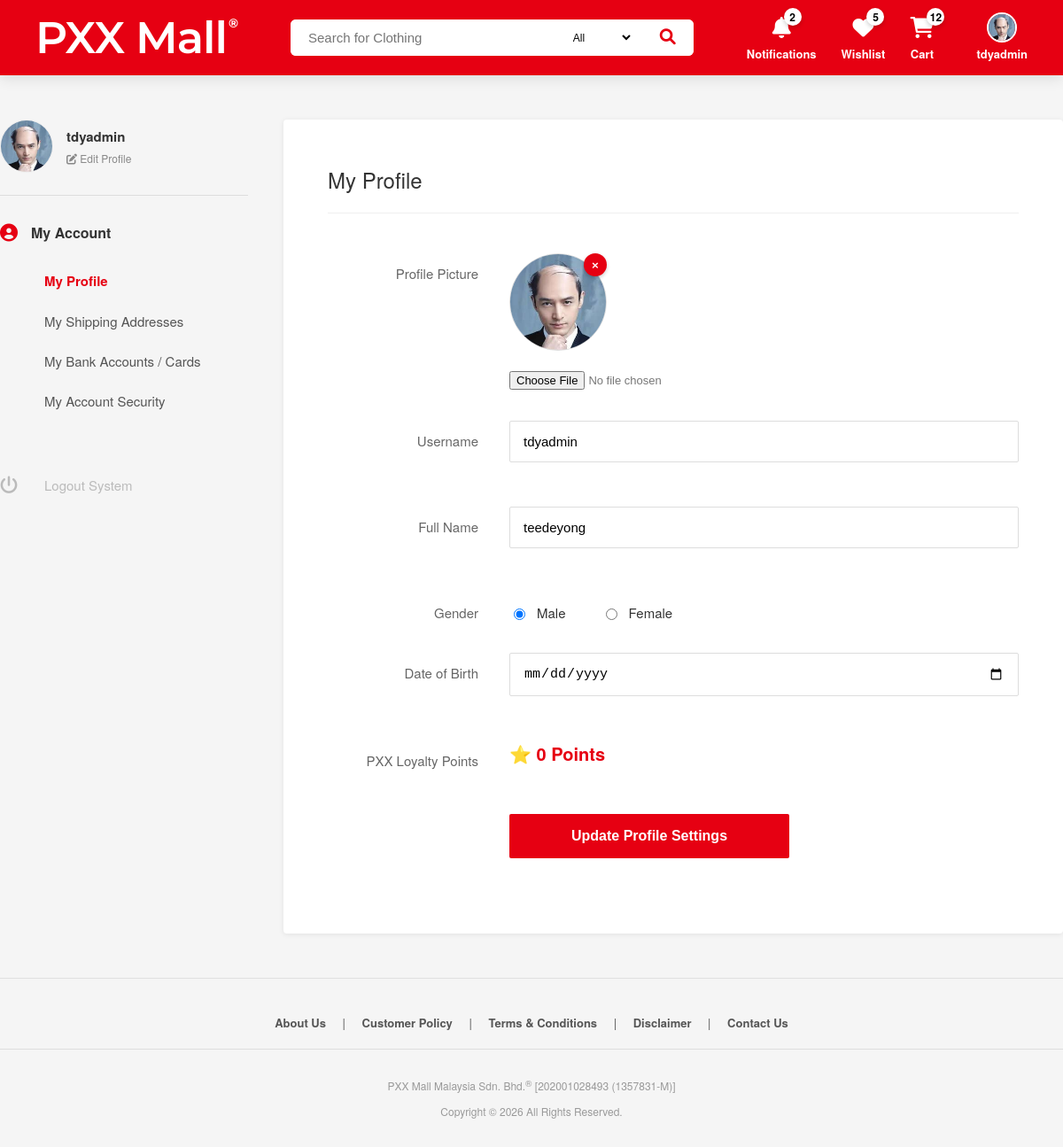
/member/profile.php (signed in), run on the app's committed database.
### tables this page shows
CREATE TABLE `users` (
  `user_id` varchar(20) NOT NULL,
  `username` varchar(50) NOT NULL,
  `real_name` varchar(100) DEFAULT NULL,
  `gender` enum('Male','Female') DEFAULT NULL,
  `birthday` date DEFAULT NULL,
  `password_hashed` varchar(255) NOT NULL,
  `phone_num` varchar(20) DEFAULT NULL,
  `email` varchar(100) DEFAULT NULL,
  `address` text DEFAULT NULL,
  `Postcode` varchar(20) NOT NULL,
  `City` varchar(50) NOT NULL,
  `State` varchar(50) NOT NULL,
  `bank_name` varchar(100) NOT NULL,
  `card_no` int(15) NOT NULL,
  `cvv_hashed` varchar(255) NOT NULL,
  `points` int(11) DEFAULT 0,
  `role` enum('Admin','S.Admin','Member') DEFAULT NULL,
  `created_at` timestamp NOT NULL DEFAULT current_timestamp(),
  `login_attempts` int(11) DEFAULT 0,
  `last_login_attempt` datetime DEFAULT NULL,
  `last_login` datetime DEFAULT NULL,
  `remember_token` varchar(100) DEFAULT NULL,
  `reset_token` varchar(100) DEFAULT NULL,
  `profile_photo` varchar(255) DEFAULT 'default.jpg',
  `status` enum('Active','Blocked') DEFAULT NULL,
  `email_code` varchar(6) DEFAULT NULL,
  `email_expiry` datetime DEFAULT NULL,
  `email_verified` int(11) DEFAULT 1,
  `email_status` enum('Verified','Unverified') NOT NULL DEFAULT 'Verified',
  `phone_status` enum('Verified','Unverified') NOT NULL DEFAULT 'Verified'
);

### member/profile.php (the view, shortened to what this page needs)
<?php
$pxx_root = dirname(__DIR__);
$pxx_head_file = $pxx_root . DIRECTORY_SEPARATOR . 'includes' . DIRECTORY_SEPARATOR . '_head.php';
$pxx_foot_file = $pxx_root . DIRECTORY_SEPARATOR . 'includes' . DIRECTORY_SEPARATOR . '_foot.php';
global $pdo;
$user_id = $_SESSION['user_id'];
$active_page = $_GET['page'] ?? 'my_profile';
$stmt_fetch = $pdo->prepare("SELECT * FROM users WHERE user_id = ?");
$stmt_fetch->execute([$user_id]);
$u = $stmt_fetch->fetch();
function d($val) {
    return htmlspecialchars($val ?? '');
}
if (file_exists($pxx_head_file)) {
    include_once $pxx_head_file;
}
?>
<div class="pxx-master-wrapper">
    <div class="pxx-sidebar-nav">
        <div class="sidebar-user-header">
            <img src="../images/<?php echo d($u['profile_photo'] ?: 'default.jpg'); ?>">
            <div class="user-meta">
                <div class="user-name-text"><?php echo d($u['username']); ?></div>
                <a href="?page=my_profile" style="font-size: 12px; color: #888; text-decoration: none; font-weight: normal; margin-top: 5px; display: block;">
                    <i class="fas fa-edit"></i> Edit Profile
                </a>
            </div>
        </div>
        <nav>
            <div class="nav-section-header">
                <i class="fas fa-user-circle"></i> My Account
            </div>
            <a href="?page=my_profile" class="nav-link-item <?php echo ($active_page=='my_profile')?'active':''; ?>">My Profile</a>
            <a href="?page=addresses" class="nav-link-item <?php echo ($active_page=='addresses')?'active':''; ?>">My Shipping Addresses</a>
            <a href="?page=bank" class="nav-link-item <?php echo ($active_page=='bank')?'active':''; ?>">My Bank Accounts / Cards</a>
            <a href="?page=security" class="nav-link-item <?php echo ($active_page=='security')?'active':''; ?>">My Account Security</a>
            <div class="logout-nav-container">
                <a href="../logout.php" class="logout-link-aligned">
                    <i class="fas fa-power-off"></i>
                    <span>Logout System</span>
                </a>
            </div>
        </nav>
    </div>
    <div class="pxx-main-dashboard">
        <?php if ($active_page == 'my_profile'): ?>
            <div class="dashboard-header">
                <h2>My Profile</h2>
            </div>
            <form action="profile.php?page=my_profile" method="POST" enctype="multipart/form-data" id="profileFormMaster">
                <div class="form-row-pxx">
                    <div class="form-label-pxx">Profile Picture</div>
                    <div class="form-content-pxx">
                        <div class="avatar-interactive-box">
                            <img src="../images/<?php echo d($u['profile_photo'] ?: 'default.jpg'); ?>" id="displayAvatarImg">
                            <?php if ($u['profile_photo'] != 'default.jpg'): ?>
                                <button type="button" class="avatar-remove-btn" onclick="triggerPhotoDelete()">×</button>
                            <?php endif; ?>
                        </div>
                        <input type="file" name="profile_photo" style="font-size: 13px; color: #777;">
                    </div>
                </div>
                <div class="form-row-pxx">
                    <div class="form-label-pxx">Username</div>
                    <div class="form-content-pxx">
                        <input type="text" name="username" class="pxx-input-large" value="<?php echo d($u['username']); ?>" placeholder="Set your account username">
                    </div>
                </div>
                <div class="form-row-pxx">
                    <div class="form-label-pxx">Full Name</div>
                    <div class="form-content-pxx">
                        <input type="text" name="real_name" class="pxx-input-large" value="<?php echo d($u['real_name']); ?>" placeholder="Enter your full legal name">
                    </div>
                </div>
                <div class="form-row-pxx">
                    <div class="form-label-pxx">Gender</div>
                    <div class="form-content-pxx">
                        <div class="gender-horizontal-wrap">
                            <label><input type="radio" name="gender" value="Male" <?php echo ($u['gender']=='Male')?'checked':''; ?>> Male</label>
                            <label><input type="radio" name="gender" value="Female" <?php echo ($u['gender']=='Female')?'checked':''; ?>> Female</label>
                        </div>
                    </div>
                </div>
                <div class="form-row-pxx">
                    <div class="form-label-pxx">Date of Birth</div>
                    <div class="form-content-pxx">
                        <input type="date" name="birthday" class="pxx-input-large" value="<?php echo d($u['birthday']); ?>">
                    </div>
                </div>
                <div class="form-row-pxx">
                    <div class="form-label-pxx">PXX Loyalty Points</div>
                    <div class="form-content-pxx">
                        <span class="points-badge">⭐ <?php echo d($u['points'] ?? 0); ?> Points</span>
                    </div>
                </div>
                <div class="form-row-pxx" style="margin-top: 50px;">
                    <div class="form-label-pxx"></div>
                    <div class="form-content-pxx">
                        <button type="submit" class="btn-save-master">Update Profile Settings</button>
                    </div>
                </div>
            </form>
        <?php endif; ?>
    </div>
</div>
<?php
if (file_exists($pxx_foot_file)) {
    include_once $pxx_foot_file;
}
?>

### includes/_head.php (shortened to what this page needs)
<?php
$isLoggedIn = false;
$username = "";
$avatar_file = "default.jpg";
$current_page_dir = basename(dirname($_SERVER['PHP_SELF']));
$is_subfolder = ($current_page_dir === 'admin' || $current_page_dir === 'member'|| $current_page_dir === 'memberProducts');
$path_prefix = $is_subfolder ? '../' : '';
if (isset($_SESSION['username']) || isset($_SESSION['user_id'])) {
    $isLoggedIn = true;
    $username = $_SESSION['username'];
    $db_file = __DIR__ . '/db.php';
    if (file_exists($db_file)) {
        if (isset($pdo)) {
            try {
                $stmt = $pdo->prepare("SELECT profile_photo FROM users WHERE username = ? LIMIT 1");
                $stmt->execute([$username]);
                $user_data = $stmt->fetch();
                if ($user_data && !empty($user_data['profile_photo'])) {
                    $avatar_file = $user_data['profile_photo'];
                }
            } catch (PDOException $e) {
                $avatar_file = !empty($_SESSION['profile_photo']) ? $_SESSION['profile_photo'] : 'default.jpg';
            }
        }
    }
}
$final_avatar_path = $path_prefix . 'images/' . $avatar_file;
?>
<!DOCTYPE html>
<html lang="en">
<head>
    <link rel="stylesheet" href="https://cdnjs.cloudflare.com/ajax/libs/font-awesome/6.0.0/css/all.min.css">
</head>
<body>
<header class="pxx-header">
    <div class="header-container">
        <a href="<?php echo $path_prefix; ?>index.php" class="logo-link">PXX Mall<span>&reg;</span></a>
        <div class="search-section">
    <form action="ViewAllProduct.php" method="GET" class="search-container" style="display: flex; gap: 10px;">
        <input type="text" name="query" class="search-input" placeholder="Search for Clothing">
        <select name="category" style="padding: 0 8px; border: none; background: white; border-radius: 6px; font-size: 12px; width: 80px; cursor: pointer;">
            <option value="">All</option>
        </select>
        <button type="submit" class="search-btn"><i class="fa-solid fa-magnifying-glass"></i></button>
    </form>
</div>
        <div class="nav-actions">
            <div class="nav-item <?php echo $isLoggedIn ? 'hover-trigger' : ''; ?>">
                <a href="<?php echo $isLoggedIn ? $path_prefix.'member/notifications.php' : $path_prefix.'login_selection.php'; ?>" class="nav-trigger-link">
                    <div class="icon-wrap">
                        <i class="fa-solid fa-bell"></i>
                        <?php if ($isLoggedIn): ?><span class="badge">2</span><?php endif; ?>
                    </div>
                    <span class="icon-text">Notifications</span>
                </a>
            </div>
            <div class="nav-item <?php echo $isLoggedIn ? 'hover-trigger' : ''; ?>">
                <a href="<?php echo $isLoggedIn ? $path_prefix.'member/wishlist.php' : $path_prefix.'login_selection.php'; ?>" class="nav-trigger-link">
                    <div class="icon-wrap">
                        <i class="fa-solid fa-heart"></i>
                        <?php if ($isLoggedIn): ?><span class="badge">5</span><?php endif; ?>
                    </div>
                    <span class="icon-text">Wishlist</span>
                </a>
            </div>
            <div class="nav-item <?php echo $isLoggedIn ? 'hover-trigger' : ''; ?>">
                <a href="<?php echo $isLoggedIn ? $path_prefix.'member/cart.php' : $path_prefix.'login_selection.php'; ?>" class="nav-trigger-link">
                    <div class="icon-wrap">
                        <i class="fa-solid fa-cart-shopping"></i>
                        <?php if ($isLoggedIn): ?><span class="badge">12</span><?php endif; ?>
                    </div>
                    <span class="icon-text">Cart</span>
                </a>
            </div>
            <div class="nav-item hover-trigger profile-item">
                <?php if ($isLoggedIn): ?>
                    <a href="<?php echo $path_prefix; ?>member/profile.php" class="nav-trigger-link">
                        <div class="icon-wrap">
                            <img src="<?php echo $final_avatar_path; ?>" onerror="this.src='<?php echo $path_prefix; ?>images/default.jpg'" class="user-avatar" alt="User">
                        </div>
                        <span class="icon-text"><?php echo htmlspecialchars($username); ?></span>
                    </a>
                <?php endif; ?>
            </div>
        </div>
    </div>
</header>
<div class="header-spacer"></div>
</body>
</html>

### includes/_head.php (style rules this page uses)
:root { --pxx-red: #e60012; --white: #ffffff; --gray-100: #f8f9fa; --transition: all 0.3s cubic-bezier(0.4, 0, 0.2, 1); }
body { margin: 0; font-family: 'Poppins', sans-serif; background-color: var(--gray-100); }
* { box-sizing: border-box; }
a { text-decoration: none; color: inherit; transition: var(--transition); }
.pxx-header { background-color: var(--pxx-red); color: white; padding: 12px 0; position: fixed; top: 0; left: 0; right: 0; z-index: 10000; box-shadow: 0 4px 15px rgba(0,0,0,0.1); }
.header-container { display: flex; justify-content: space-between; align-items: center; max-width: 1400px; margin: 0 auto; padding: 0 40px; }
.logo-link { font-family: 'Montserrat', sans-serif; font-size: 50px; font-weight: 600; letter-spacing: -1px; display: flex; align-items: flex-start; }
.logo-link span { font-size: 14px; font-weight: 700; margin-top: 5px; margin-left: 2px; }
.search-section { flex: 1; margin: 0 60px; max-width: 700px; }
.search-container { display: flex; background: white; border-radius: 6px; overflow: hidden; }
.search-input { width: 100%; border: none; padding: 12px 20px; outline: none; font-size: 15px; color: #333; }
.search-btn { background: white; border: none; color: var(--pxx-red); cursor: pointer; padding: 0 20px; font-size: 18px; }
.nav-actions { display: flex; align-items: center; gap: 28px; }
.nav-item { position: relative; display: flex; flex-direction: column; align-items: center; }
.nav-trigger-link { display: flex; flex-direction: column; align-items: center; cursor: pointer; color: white; }
.profile-item { margin-left: 20px; }
.icon-wrap { position: relative; height: 32px; display: flex; align-items: center; justify-content: center; }
.icon-wrap i { font-size: 24px; color: white; }
.icon-text { font-size: 13px; font-weight: 700; color: white; margin-top: 4px; }
.badge { position: absolute; top: -6px; right: -12px; background: white; color: black; font-size: 12px; font-weight: 900; width: 20px; height: 20px; border-radius: 50%; display: flex; align-items: center; justify-content: center; box-shadow: 0 2px 5px rgba(0,0,0,0.2); }
.user-avatar { width: 34px; height: 34px; border-radius: 50%; object-fit: cover; border: 2px solid white; }
.header-spacer { height: 95px; width: 100%; display: block; }

### data on the page
users: profile_photo (picture), username "tdyadmin", real_name "teedeyong", gender "☑ Male", gender "☐ Female", points "0"

### other printed values
$username "tdyadmin"
